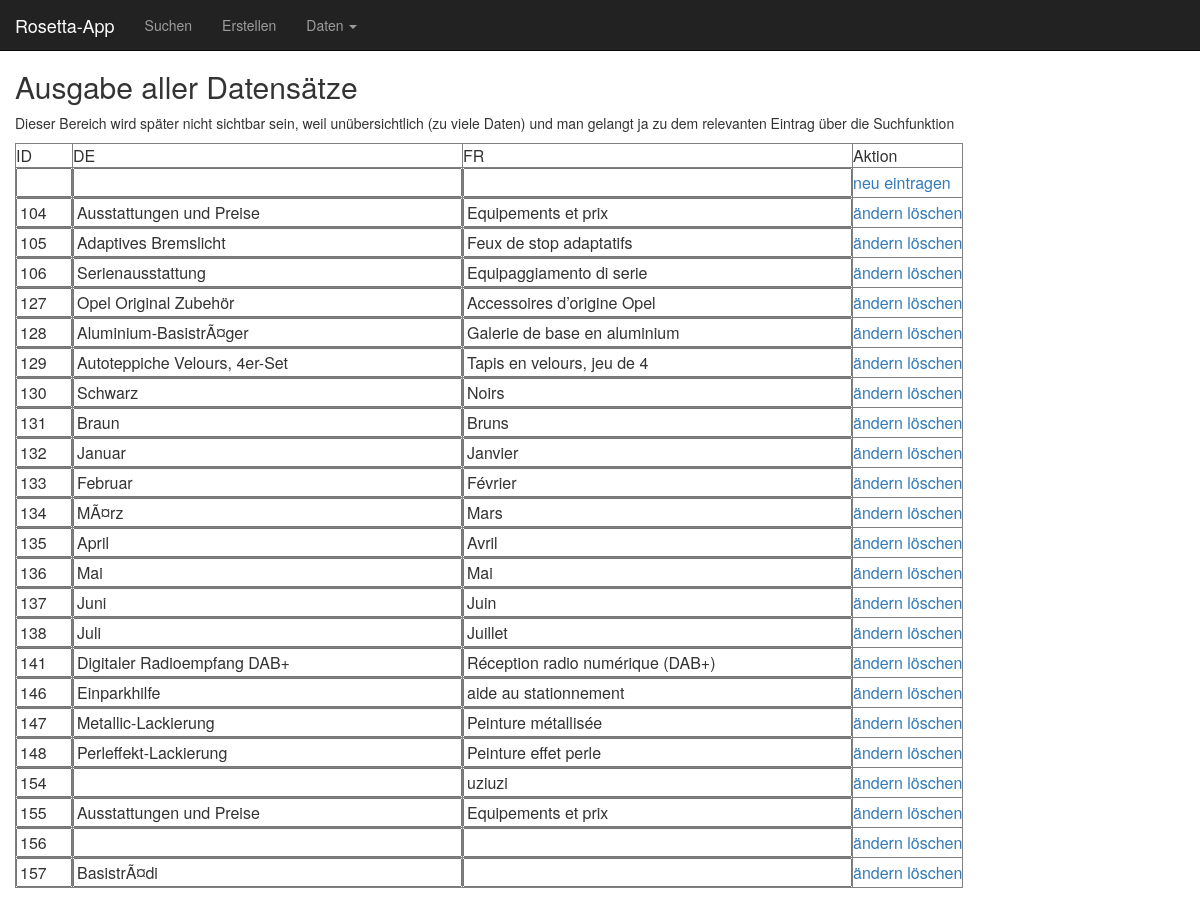
The app's page /Sandbox/003_db_link.php, older data.
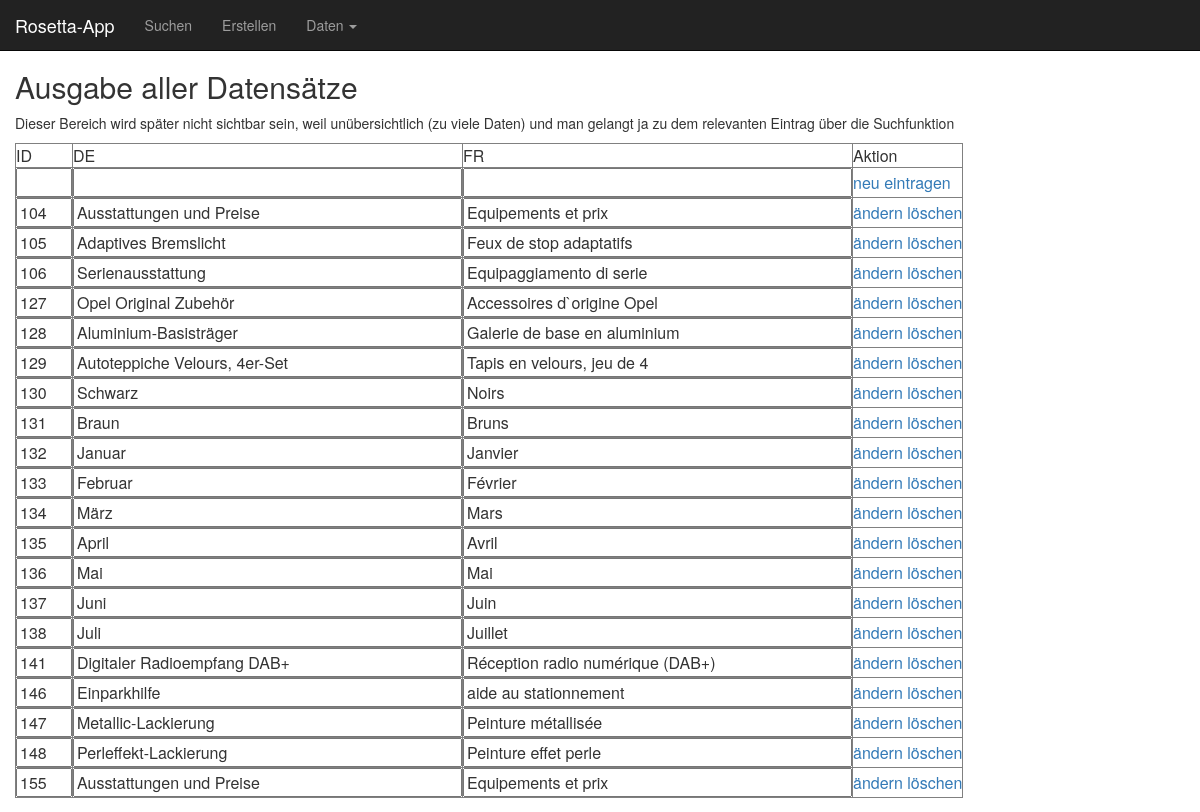
The same page, newer data.
### tables this page shows
CREATE TABLE `rosetta_data` (
  `token` varchar(100) DEFAULT NULL,
  `id` int(5) NOT NULL,
  `date` timestamp NOT NULL DEFAULT CURRENT_TIMESTAMP ON UPDATE CURRENT_TIMESTAMP,
  `de` varchar(1000) DEFAULT NULL,
  `fr` varchar(1000) DEFAULT NULL,
  `comment_fr` varchar(1000) DEFAULT NULL,
  `it` varchar(1000) DEFAULT NULL,
  `comment_it` varchar(1000) DEFAULT NULL,
  `en` varchar(1000) DEFAULT NULL,
  `rubrik` varchar(500) DEFAULT NULL,
  `info` varchar(200) DEFAULT NULL,
  `carline` varchar(500) DEFAULT NULL
);

### Sandbox/003_db_link.php (the view, shortened to what this page needs)
<?php
include "elements/header.php";
?>
<h2>Ausgabe aller Datensätze</h2>
<p>Dieser Bereich wird später nicht sichtbar sein, weil unübersichtlich (zu viele Daten) und man gelangt ja zu dem relevanten Eintrag über die Suchfunktion</p>
<?php
   $con = mysqli_connect("","root");
   mysqli_select_db($con, "rosetta-app");
   echo "<form name='f' action='003_db_link.php'
               method='post'>";
   echo "\n\n<table border>"
    . "<tr>"
    . "<td>ID</td>"
    . "<td>DE</td>"
    . "<td>FR</td>"
    . "<td>Aktion</td>"
    . "</tr>";
   echo "\n\n<tr>"
    . "<td><input name='ident[0]' size='3' /></td>"
    . "<td><input name='dts[0]' size='40' /></td>"
    . "<td><input name='frz[0]' size='40' /></td>"
    . "<td><a href='javascript:send(0,0);'>neu eintragen</a></td>"
    . "</tr>";
   $res = mysqli_query($con, "select * from rosetta_data");
   while ($dsatz = mysqli_fetch_assoc($res))
   {
      $id_nr = $dsatz["id"];
      echo "\n\n<tr>"
       . "<td><input name='ident[$id_nr]' value='" . $dsatz["id"] . "' size='3' /></td>"
       . "<td><input name='dts[$id_nr]' value='" . $dsatz["de"] . "' size='40' /></td>"
       . "<td><input name='frz[$id_nr]' value='" . $dsatz["fr"] . "' size='40' /></td>"
       . "<td><a href='javascript:send(1,$id_nr);'>ändern</a>"
       . " <a href='javascript:send(2,$id_nr);'>löschen</a></td>"
       . "</tr>";
   }
   echo "</table>";
   echo "</form>";
?>
</body>
</html>

Row changes from the older to the newer data that the page shows:
removed rosetta_data: id "154", fr "uziuzi"
removed rosetta_data: id "156"
removed rosetta_data: id "157", de "BasistrÃ¤di"
changed rosetta_data "Opel Original Zubehör": fr "Accessoires d’origine Opel" → "Accessoires d`origine Opel"
changed rosetta_data "Galerie de base en aluminium": de "Aluminium-BasistrÃ¤ger" → "Aluminium-Basisträger"
changed rosetta_data "Mars": de "MÃ¤rz" → "März"
